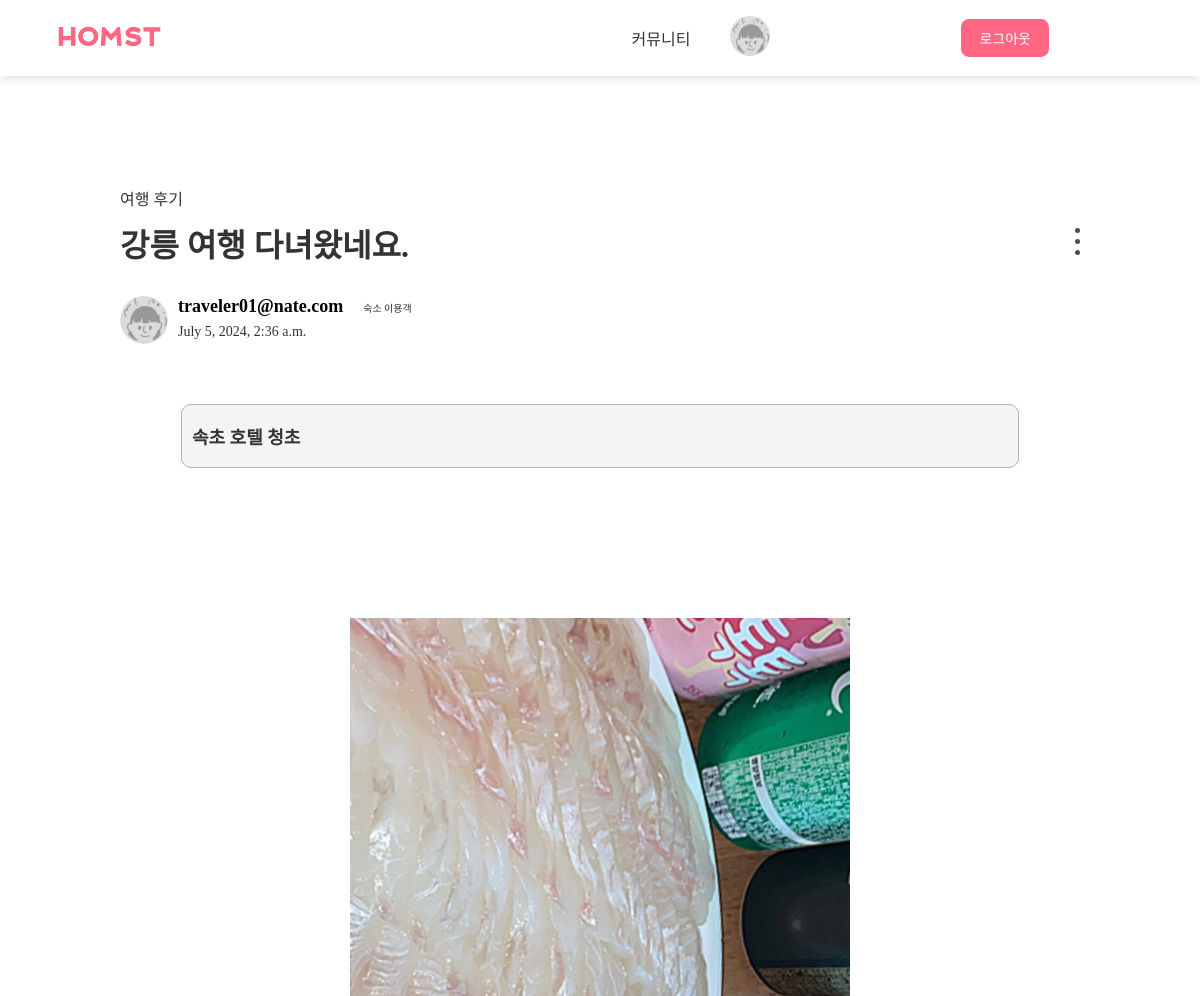
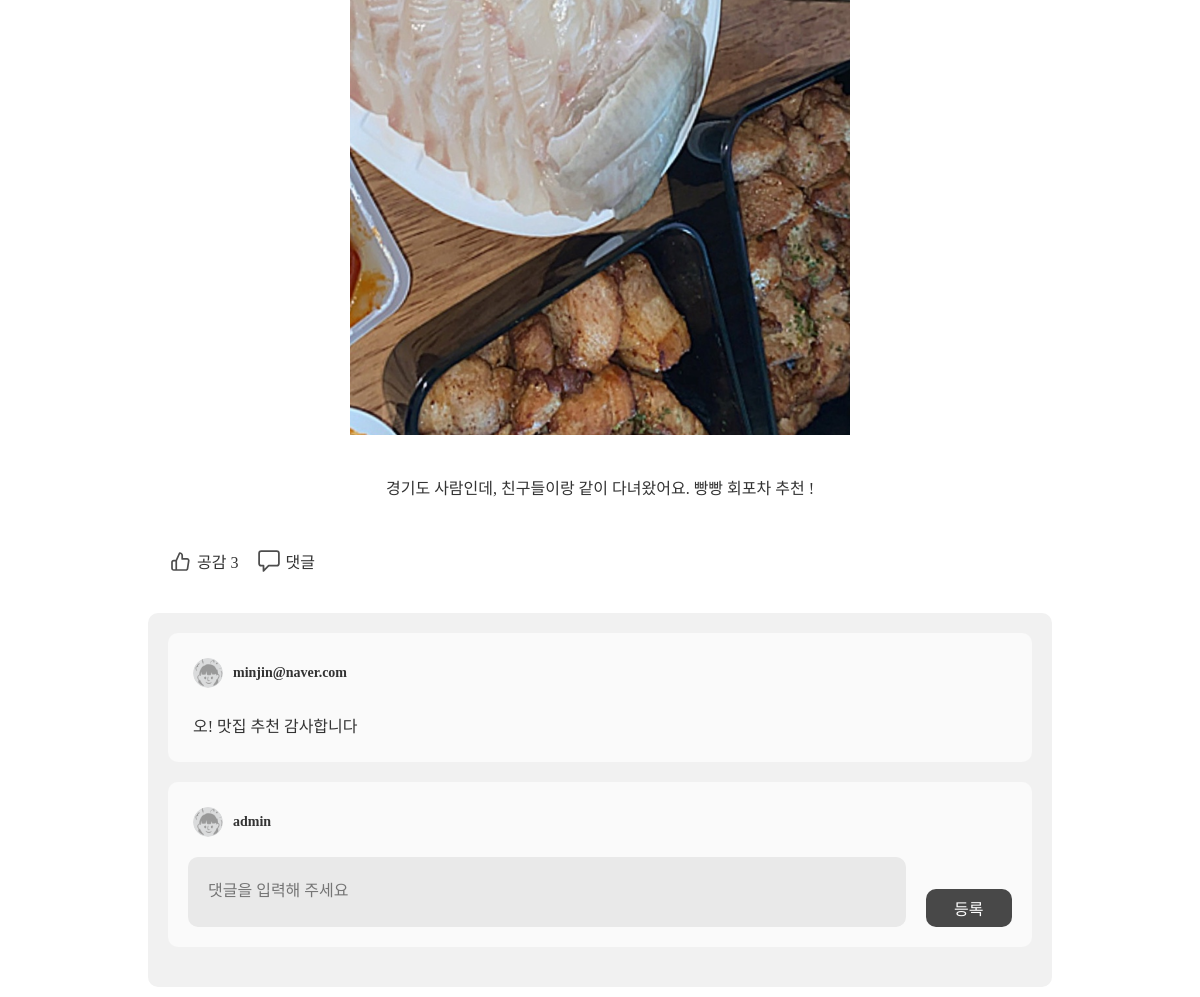
The app's page /community/21/ (signed in) with its own data (2 pictures, top to bottom).
### homst/models.py (models this page shows, shortened)
class Post(models.Model):
    CATEGORY_CHOICES = [
        ('review', '여행 후기'),
        ('accommodation', '숙소 추천'),
        ('free', '자유'),
    ]
    title = models.CharField(max_length=100)
    content = models.TextField()
    category = models.CharField(max_length=20, choices=CATEGORY_CHOICES, default='free')
    author = models.ForeignKey(User, on_delete=models.CASCADE, related_name='authored_posts')
    created_at = models.DateTimeField(auto_now_add=True)
    updated_at = models.DateTimeField(auto_now=True)
    likes = models.ManyToManyField(User, related_name='liked_posts', blank=True)
    image = models.ImageField(upload_to='post/', blank=True, null=True)
    accommodation_name = models.CharField(max_length=100, blank=True, null=True)
    travel_destination = models.CharField(max_length=100, blank=True, null=True)
    def get_likes_count(self):
        return self.likes.count()

class Comment(models.Model):
    content = models.TextField()
    author = models.ForeignKey(User, on_delete=models.CASCADE)
    post = models.ForeignKey(Post, related_name='comments', on_delete=models.CASCADE)
    created_at = models.DateTimeField(auto_now_add=True)
    updated_at = models.DateTimeField(auto_now=True)

### homst/views.py (the view)
# urls.py: path('community/<int:pk>/', views.community_detail, name='community_detail'),
@login_required
def community_detail(request, pk):
    post = get_object_or_404(Post, pk=pk)
    return render(request, 'homst/community_detail.html', {'post': post})

### homst/templates/homst/community_detail.html (shortened to what this page needs)
{% load static %}
<!DOCTYPE html>
<html lang="ko">
<head>
    <link rel="stylesheet" href="{% static 'css/community_check.css' %}" />
</head>
<body>
<nav>
    <div class="logo">
        <a href="{% url 'main' %}"><img href="{% url 'main' %}" src="{% static 'img/homst_logo.svg' %}" alt="여기톤 로고"></a>
    </div>
    <div class="page">
        <a href="{% url 'community' %}">커뮤니티</a>
        <a href="{% url 'mypage' %}"><img src="{% static 'img/mypage_profile.svg' %}" class="mypage"></a>
        <a href="{% url 'accounts:login' %}" style="text-decoration: none;">
            <div class="login_header_pro" id="login_header_pro">로그아웃</div>
        </a>
    </div>
</nav>
<div class="container">
    <p class="category">{{ post.get_category_display }}</p>
    <div class="title">
        <h2>{{ post.title }}</h2>
        <div class="hamburger">
            <div class="menu-btn" onclick="toggleMenu()">
                <div></div>
                <div></div>
                <div></div>
            </div>
        </div>
    </div>
    <div class="profile">
        <img src="{% static 'img/mypage_profile.svg' %}" class="profile-img">
        <div class="profile-info">
            <h3 class="name">{{ post.author }}</h3>
            <p class="date">{{ post.created_at }}</p>
        </div>
        <p class="level">숙소 이용객</p>
    </div>
    <div class="post-rating">
        <h3 class="lod-name">속초 호텔 청초</h3>
    </div>
    <div class="content">
        {% if post.image %}
                <img
                src="{{ post.image.url }}"
                alt="{{ post.title }}"
                width="500"
                height="auto"
                />
                {% endif %}
        {{ post.content }}
    </div>
    <div class="buttons">
        <div class="posvote-btn">
            <img src="{% static 'img/community_like.svg' %}" alt="공감" class="like" id="like-button" data-post-id="{{ post.id }}">
            <p>공감 <span id="like-count">{{ post.get_likes_count }}</span></p>
        </div>
        <div class="scrap-btn">
            <img src="{% static 'img/community_comment.svg' %}" alt="댓글" class="comment">
            <p>댓글</p>
        </div>
    </div>
    <section id="comments-section">
        {% for comment in post.comments.all %}
        <article>
            <div class="parent">
                <div class="parent-profile">
                    <img src="{% static 'img/mypage_profile.svg' %}" class="profile-img">
                    <h3 class="name">{{ comment.author }}</h3>
                </div>
                <p>{{ comment.content }}</p>
            </div>
        </article>
        {% endfor %}
        <article>
            <form method="post" action="{% url 'add_comment' post.id %}">
                <div class="parent-write">
                    <div class="parent-profile">
                        <img src="{% static 'img/mypage_profile.svg' %}" class="profile-img">
                        <h3 class="name">{{ user.username }}</h3>
                    </div>
                    <div class="parent-content">
                        <textarea name="content" id="commentText" placeholder="댓글을 입력해 주세요" rows="3" required></textarea>
                        <button type="submit" id="submitComment">등록</button>
                    </div>
                </div>
            </form>
        </article>
    </section>
</div>
</body>
</html>

### static/css/community_check.css (style rules this page uses)
:root { --white: #fff; --black: #000; --home_head_back: #BBBBBB; --home_head_btn: #FE6683; --home_head_item_back: #F5F5F5; --home_head_item_txt: #3B3B3B; --img_back: #D9D9D9; --home_head_popup_back: #EAEAEA; --home_head_popup_icon: #8C8C8C; --home_main_item_back: #D9D9D9; --home_main_item_grade: #8C8C8C; }
* { margin: 0; padding: 0; font-family: 'R'; }
body, h2, h3, p { margin: 0; padding: 0; font-family: 'R'; color: #333; }
body { background-color: #ffffff; display: flex; justify-content: center; flex-direction: column; align-items: center; }
nav { width: 100%; background: #FFFFFF; height: 76px; display: flex; justify-content: space-between; align-items: center; box-shadow: 0 4px 8px rgba(0, 0, 0, 0.1); }
.page { display: flex; align-items: center; }
.container { display: flex; width: 80%; flex-direction: column; justify-content: center; padding: 10px; }
.logo img { margin-left: 56px; width: 107px; height: 21px; }
.page a { text-decoration: none; color: #333; margin: 0 20px; font-size: 16px; }
.mypage { width: 40px; height: 40px; margin-right: 130px; }
.login_header_pro { padding: 9px 18px; margin-right: 131px; margin-left: 21px; background-color: #FE6683; color: var(--white); font-size: 14px; font-family: "M"; border-radius: 8.18px; }
.category { margin-top: 100px; font-size: 16px; }
.title { display: flex; width: 100%; justify-content: space-between; margin-top: 10px; align-items: center; margin-bottom: 30px; }
.title h2 { font-size: 32px; }
.menu-btn { display: inline-block; cursor: pointer; position: relative; }
.menu-btn div { width: 5px; height: 5px; background-color: #4D4D4D; border-radius: 50%; margin: 6px 0; transition: 0.4s; }
.profile { display: flex; flex-direction: row; color: #a6a6a6; font-size: 12px; margin-bottom: 60px; width: 100%; }
.profile > img { width: 48px; height: 48px; border-radius: 50%; }
.profile-info { margin-left: 10px; }
.profile-info > h3 { max-width: 200px; line-height: 20px; font-size: 18px; font-weight: bold; color: black; margin-bottom: 8px; }
.date { font-size: 14px; }
.level { font-size: 10px; margin-left: 20px; margin-top: 4px; }
.post-rating { display: flex; background-color: #F4F4F4; border: 1px solid #B3B3B3; width: 85%; padding: 10px; border-radius: 10px; margin-bottom: 18px; margin: 0 auto; margin-bottom: 100px; }
.date { display: flex; flex-direction: row; align-items: center; font-size: 14px; }
.lod-name { margin: 0; font-size: 18px; font-weight: bold; padding: 8px 0; }
.content { display: flex; flex-direction: column; align-items: center; padding: 50px; background-color: #fff; margin: 0 auto; }
.content img { margin-bottom: 40px; }
.buttons { display: flex; width: 90%; margin: 0 auto; }
.posvote-btn, .scrap-btn { display: flex; align-items: center; cursor: pointer; margin-right: 20px; }
.like { width: 24px; height: 24px; margin-right: 5px; }
.comment { width: 22px; height: 22px; margin-right: 5px; }
section { padding: 20px; background-color: #F1F1F1; border-radius: 10px; width: 90%; margin: 0 auto; margin-top: 40px; }
article { padding: 20px; background-color: #FAFAFA; border-radius: 10px; margin-bottom: 20px; }
.parent { display: flex; flex-direction: column; align-items: flex-start; }
.parent-profile { display: flex; align-items: center; margin-right: 10px; padding: 5px; }
.parent-profile .profile-img { width: 30px; height: 30px; border-radius: 50%; margin-right: 10px; }
.parent-profile .name { font-size: 14px; margin: 0; }
.parent p { flex-grow: 1; margin: 0; font-size: 16px; padding: 5px; margin-top: 15px; }
.parent-write { display: flex; flex-direction: column; align-items: flex-start; width: 100%; }
.parent-content { display: flex; flex-direction: row; justify-content: space-between; width: 100%; }
.parent-write textarea { width: 100%; padding: 20px; border: 0; height: 70px; background-color: #E9E9E9; border-radius: 10px; font-size: 16px; margin: 0 auto; margin-top: 15px; resize: none; box-sizing: border-box; outline: none; }
.parent-content button { align-self: flex-end; border: none; background-color: #484848; color: #ffffff; cursor: pointer; font-size: 16px; border-radius: 10px; width: 100px; padding: 7px 0; margin-left: 20px; }

### homst/templates/homst/community_detail.html (style rules this page uses)
.comment { white-space: pre-line; }

### records on screen
Post: category "여행 후기", title "강릉 여행 다녀왔네요.", author "traveler01@nate.com", created_at "July 5, 2024, 2:36 a.m.", image (picture), content "경기도 사람인데, 친구들이랑 같이 다녀왔어요. 빵빵 회포차 추천 !", get_likes_count "3"
Comment: author "minjin@naver.com", content "오! 맛집 추천 감사합니다"

### other values on screen
{{ user.username }} "admin"
